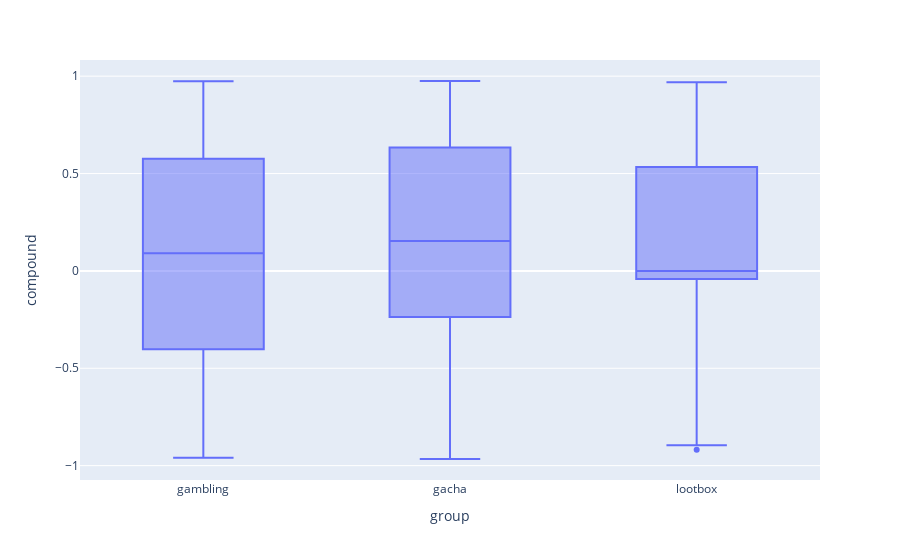

Source (notebook cell):
### Code cell
fig = px.box(combined_df, x="group", y="compound")
fig.show()

### Figure 1 — Plotly figure (JSON) as saved in the notebook; plotly's stock layout.template omitted (floating-point values rounded to 4 significant figures; data arrays with more than 128 entries replaced by an {"elided": "..."} marker saying what was removed)
{"data": [{"alignmentgroup": "True", "hovertemplate": "group=%{x}<br>compound=%{y}<extra></extra>", "legendgroup": "", "marker": {"color": "#636efa"}, "name": "", "notched": false, "offsetgroup": "", "orientation": "v", "showlegend": false, "type": "box", "x": {"elided": "1800 str values"}, "x0": " ", "xaxis": "x", "y": {"elided": "1800 float values"}, "y0": " ", "yaxis": "y"}], "layout": {"boxmode": "group", "legend": {"tracegroupgap": 0}, "margin": {"t": 60}, "xaxis": {"anchor": "y", "domain": [0, 1], "title": {"text": "group"}}, "yaxis": {"anchor": "x", "domain": [0, 1], "title": {"text": "compound"}}}}
